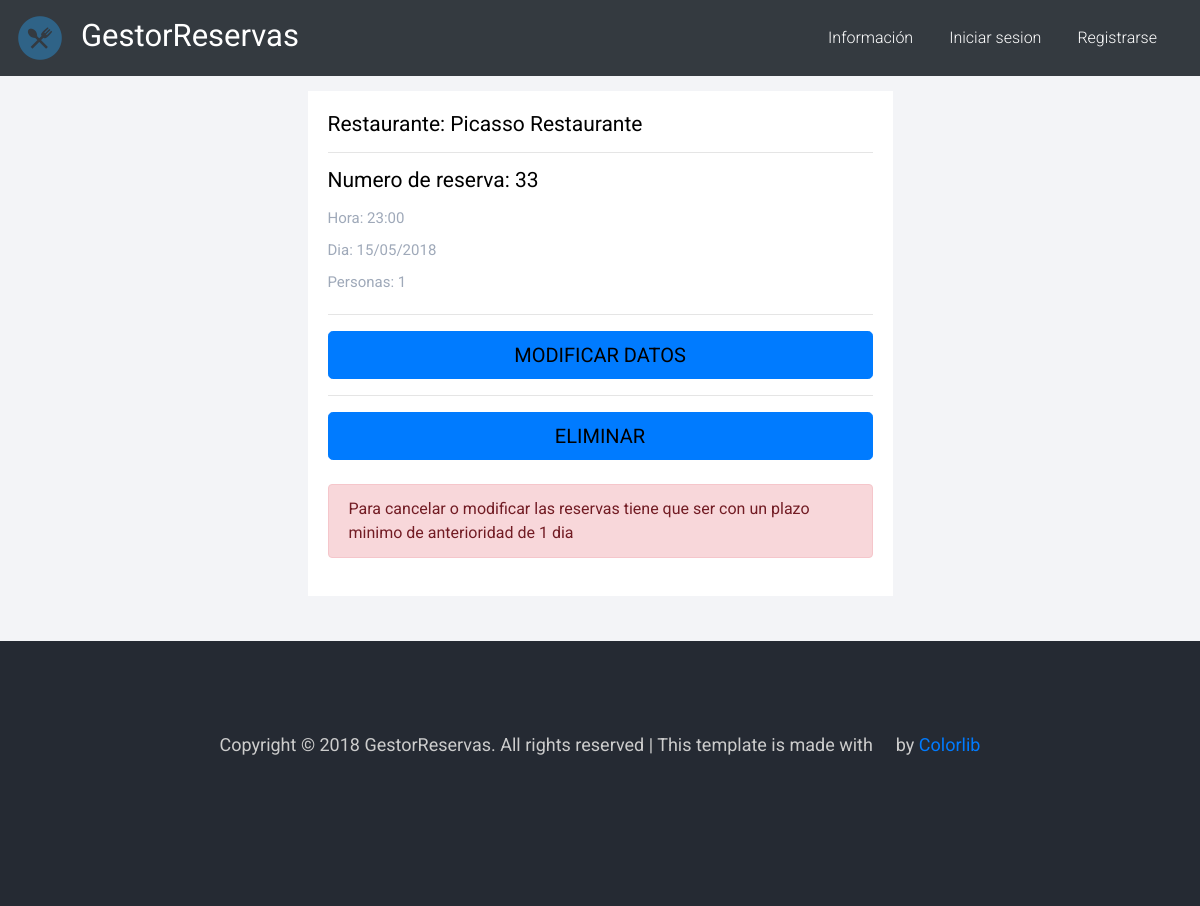
Screenshot of /reservas/33/ with the database file from the repository.
### listado/models.py (models this page shows, shortened)
class Reserva(models.Model):
    User= models.ForeignKey(User, on_delete=models.CASCADE, blank=True, null=True)
    restaurante = models.ForeignKey(restaurante, on_delete=models.CASCADE, blank=True, null=True)
    nombre = models.CharField(max_length=100)
    apellido = models.CharField(max_length=100)
    telefono = models.IntegerField(default=1)
    email = models.EmailField(max_length=100)
    personas = models.IntegerField(default=1)
    dia = models.CharField(max_length=100)
    hora = models.CharField(max_length=100)
    mesa= models.IntegerField(null=True)
    class Meta:
      get_latest_by = 'mesa'

class restaurante(models.Model):
    OPCIONES = (
         ('Si', 'Si'),
         ('No', 'No'),
     )
    TIPOCOMIDA = (
        ('Vegana', 'Vegana'),
        ('Pastas', 'Pastas'),
        ('Parrilla', 'Parrilla'),
    )
    id = models.IntegerField(primary_key=True)
    image = models.ImageField(default='default.jpg', upload_to='restaurant_pics')
    nombre = models.CharField(max_length=100)
    rating = models.IntegerField(null=True)
    ubicacion = models.CharField(max_length=200)
    horarios = models.CharField(max_length=100)
    telefono_restaurante = models.CharField(max_length=100)
    email_restaurante = models.EmailField(max_length=100)
    fumar = models.CharField(max_length=20, choices=OPCIONES)
    wifi = models.CharField(max_length=20, choices=OPCIONES)
    estacionamiento = models.CharField(max_length=20, choices=OPCIONES)
    tarjetas = models.CharField(max_length=20, choices=OPCIONES)
    tipoComida = models.CharField(max_length=100, choices=TIPOCOMIDA)
    comentarios = models.TextField(max_length=500)
    mesa= models.IntegerField(null=True)
    def __str__(self):
        return self.nombre

### reservas/views.py (the view)
# urls.py: path('<int:pk>/', ReservaDetailView.as_view(), name='reserva-detalles'),
class ReservaDetailView(DetailView, UpdateView):
    model = Reserva
    template_name = 'reservas/detalles.html'
    context_object_name = 'reservas'
    fields=['personas', 'dia', 'hora']
    success_url= '/reservas/'

### reservas/templates/reservas/detalles.html (shortened to what this page needs)
{% extends 'home/base.html' %}
{% load static %}
{% block content %}
<section>
<div class="row light-bg detail-options-wrap justify-content-center">
    <div class="col-sm-6 col-lg-12 col-xl-6 featured-responsive">
        <div class="featured-place-wrap">
            <a href="#">
                <div class="featured-title-box">
                    <h6>Restaurante: {{object.restaurante}}
                        <hr>
                        Numero de reserva: {{object.pk}}
                    </h6>
                    <ul>
                        <li>
                            <p>Hora: {{object.hora}}</p>
                        </li>
                        <li>
                            <p>Dia: {{object.dia}}</p>
                        </li>
                        <li>
                            <p>Personas: {{object.personas}}</p>
                        </li>
                        <li>
                                <hr>
                                <div class="update-btn">
                                    <div class="featured-btn-wrap">
                                        <a href="#update" class="btn btn-primary btn-lg" data-toggle="modal" data-target="#exampleModal">MODIFICAR DATOS</a>
                                    </div>
                                </div>
                        </li>
                        <li>
                                <hr>
                                <div class="delete-btn">
                                    <div class="featured-btn-wrap">
                                        <a href="#delete" class="btn btn-primary btn-lg" data-toggle="modal" data-target="#deleteModal">ELIMINAR</a>
                                    </div>
                                </div>
                        </li>
                    </ul>
                 <div><p> </p></div>
                 <div <div class="alert alert-danger" role="alert">Para cancelar o modificar las reservas tiene que ser con un plazo minimo de anterioridad de 1 dia </div>
                </div>
            </a>
        </div>
    </div>
</div>
</section>
{% endblock %}

### gestor/static/css/style.css (style rules this page uses)
body { font-family: 'Roboto', sans-serif; }
h6 { font-size: 21px; font-weight: 400; }
p { font-size: 15px; }
.light-bg { background: #f3f4f7; }
.featured-place-wrap { background: #fff; margin: 0 0 30px; -webkit-transition: all 0.5s ease; -o-transition: all 0.5s ease; transition: all 0.5s ease; position: relative; }
.featured-place-wrap a { display: block; text-decoration: none; color: #000; }
.featured-title-box { padding: 22px 20px; }
.featured-title-box h6 { overflow: hidden; white-space: nowrap; -o-text-overflow: ellipsis; text-overflow: ellipsis; margin-bottom: 5px; }
.featured-title-box p { color: #9fa9b9; display: inline-block; margin: 0; }
.featured-title-box ul { padding: 0; margin: 10px 0 0; }
.featured-title-box ul li { list-style: none; color: #737882; line-height: 2; }
.featured-title-box ul li p { margin: 0; }
.featured-btn-wrap { text-align: center; }
@media (max-width: 1200px) { .featured-btn-wrap { margin: 3px 0 0; } }
.detail-options-wrap { padding: 15px 0; }

### rows the page displays
Reserva: restaurante "Picasso Restaurante", pk "33", hora "23:00", dia "15/05/2018", personas "1"
